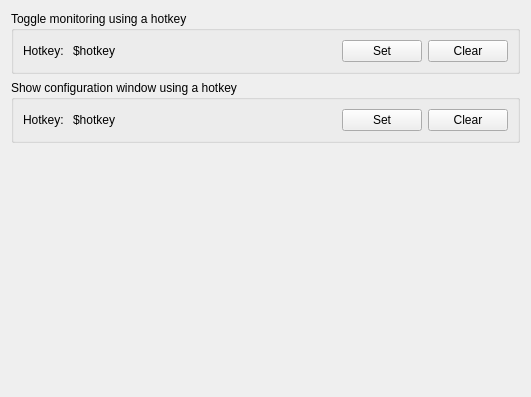
<?xml version="1.0" encoding="UTF-8"?>
<ui version="4.0">
 <class>special_hotkey_settings</class>
 <widget class="QWidget" name="special_hotkey_settings">
  <property name="geometry">
   <rect>
    <x>0</x>
    <y>0</y>
    <width>531</width>
    <height>397</height>
   </rect>
  </property>
  <property name="windowTitle">
   <string>Form</string>
  </property>
  <layout class="QVBoxLayout" name="verticalLayout">
   <item>
    <widget class="QGroupBox" name="toggle_monitoring_group_box">
     <property name="title">
      <string>Toggle monitoring using a hotkey</string>
     </property>
     <layout class="QHBoxLayout" name="horizontalLayout_2">
      <item>
       <widget class="QLabel" name="toggle_monitoring_hotkey_label">
        <property name="text">
         <string>Hotkey: </string>
        </property>
       </widget>
      </item>
      <item>
       <widget class="QLabel" name="monitor_key_label">
        <property name="text">
         <string>$hotkey</string>
        </property>
       </widget>
      </item>
      <item>
       <spacer name="clear_horizontal_spacer">
        <property name="orientation">
         <enum>Qt::Horizontal</enum>
        </property>
        <property name="sizeHint" stdset="0">
         <size>
          <width>269</width>
          <height>20</height>
         </size>
        </property>
       </spacer>
      </item>
      <item>
       <widget class="QPushButton" name="set_monitor_button">
        <property name="text">
         <string>Set</string>
        </property>
       </widget>
      </item>
      <item>
       <widget class="QPushButton" name="clear_monitor_button">
        <property name="text">
         <string>Clear</string>
        </property>
       </widget>
      </item>
     </layout>
    </widget>
   </item>
   <item>
    <widget class="QGroupBox" name="show_config_window_hotkey_config_group_box">
     <property name="title">
      <string>Show configuration window using a hotkey</string>
     </property>
     <layout class="QHBoxLayout" name="horizontalLayout">
      <item>
       <widget class="QLabel" name="show_config_window_hotkey_config_hotkey_label">
        <property name="text">
         <string>Hotkey: </string>
        </property>
       </widget>
      </item>
      <item>
       <widget class="QLabel" name="config_key_label">
        <property name="text">
         <string>$hotkey</string>
        </property>
       </widget>
      </item>
      <item>
       <spacer name="config_horizontal_spacer">
        <property name="orientation">
         <enum>Qt::Horizontal</enum>
        </property>
        <property name="sizeHint" stdset="0">
         <size>
          <width>269</width>
          <height>20</height>
         </size>
        </property>
       </spacer>
      </item>
      <item>
       <widget class="QPushButton" name="set_config_button">
        <property name="text">
         <string>Set</string>
        </property>
       </widget>
      </item>
      <item>
       <widget class="QPushButton" name="clear_config_button">
        <property name="text">
         <string>Clear</string>
        </property>
       </widget>
      </item>
     </layout>
    </widget>
   </item>
   <item>
    <spacer name="vertical_spacer">
     <property name="orientation">
      <enum>Qt::Vertical</enum>
     </property>
     <property name="sizeHint" stdset="0">
      <size>
       <width>20</width>
       <height>40</height>
      </size>
     </property>
    </spacer>
   </item>
  </layout>
 </widget>
 <resources/>
 <connections/>
</ui>
